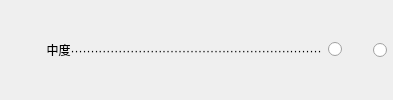
              <widget class="QWidget" name="widget_50" native="true">
               <property name="sizePolicy">
                <sizepolicy hsizetype="Preferred" vsizetype="Fixed">
                 <horstretch>0</horstretch>
                 <verstretch>0</verstretch>
                </sizepolicy>
               </property>
               <layout class="QHBoxLayout" name="horizontalLayout_38">
                <property name="leftMargin">
                 <number>0</number>
                </property>
                <property name="topMargin">
                 <number>0</number>
                </property>
                <property name="rightMargin">
                 <number>6</number>
                </property>
                <property name="bottomMargin">
                 <number>0</number>
                </property>
                <item>
                 <widget class="QLabel" name="label_56">
                  <property name="sizePolicy">
                   <sizepolicy hsizetype="Expanding" vsizetype="Fixed">
                    <horstretch>0</horstretch>
                    <verstretch>0</verstretch>
                   </sizepolicy>
                  </property>
                  <property name="text">
                   <string>              中度·······························································</string>
                  </property>
                  <property name="alignment">
                   <set>Qt::AlignLeading|Qt::AlignLeft|Qt::AlignVCenter</set>
                  </property>
                 </widget>
                </item>
                <item>
                 <widget class="QRadioButton" name="radioButton_76">
                  <property name="sizePolicy">
                   <sizepolicy hsizetype="Fixed" vsizetype="Fixed">
                    <horstretch>0</horstretch>
                    <verstretch>0</verstretch>
                   </sizepolicy>
                  </property>
                  <property name="layoutDirection">
                   <enum>Qt::RightToLeft</enum>
                  </property>
                  <property name="text">
                   <string/>
                  </property>
                 </widget>
                </item>
                <item>
                 <widget class="QRadioButton" name="radioButton_77">
                  <property name="sizePolicy">
                   <sizepolicy hsizetype="Fixed" vsizetype="Fixed">
                    <horstretch>0</horstretch>
                    <verstretch>0</verstretch>
                   </sizepolicy>
                  </property>
                  <property name="layoutDirection">
                   <enum>Qt::RightToLeft</enum>
                  </property>
                  <property name="text">
                   <string>    </string>
                  </property>
                 </widget>
                </item>
               </layout>
              </widget>
